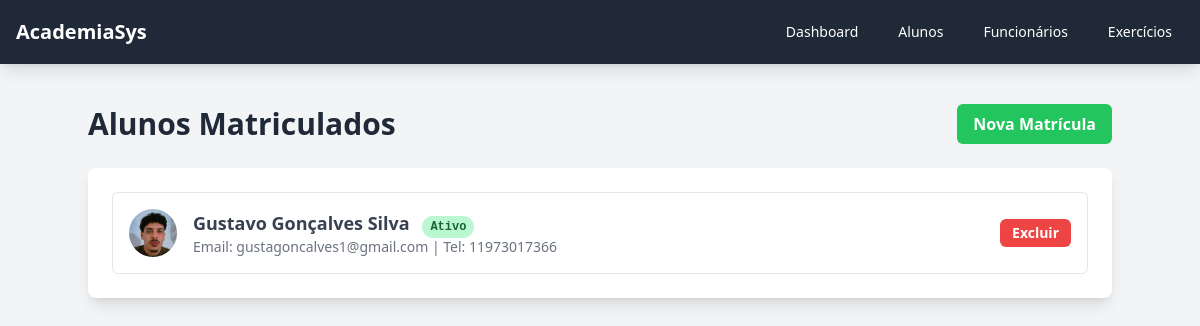
Before: /alunos with the older database file.
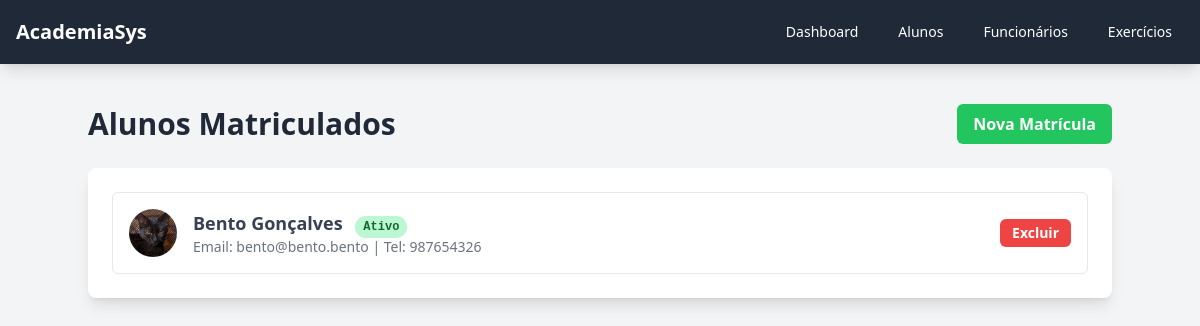
After: the same page with the newer database file.
### app.py (models this page shows)
class Aluno(db.Model):
    __tablename__ = 'alunos'
    id = db.Column(db.Integer, primary_key=True)
    nome = db.Column(db.String(100), nullable=False)
    foto = db.Column(db.String(100), nullable=True, default='default.png')
    cpf = db.Column(db.String(14), unique=True, nullable=False)
    data_nascimento = db.Column(db.String(10), nullable=False)
    endereco = db.Column(db.String(200), nullable=True)
    cidade = db.Column(db.String(100), nullable=True)
    estado = db.Column(db.String(2), nullable=True)
    cep = db.Column(db.String(9), nullable=True)
    telefone = db.Column(db.String(20), nullable=True)
    email = db.Column(db.String(100), unique=True, nullable=True)
    data_matricula = db.Column(db.String(10), nullable=True)
    status = db.Column(db.String(10), default= 'Ativo', nullable=False)
    treinos = db.relationship('Treino', back_populates='aluno', lazy=True, cascade="all, delete-orphan")

### app.py (the view)
@app.route('/alunos')
def lista_alunos():
    alunos = Aluno.query.order_by(Aluno.nome).all()
    return render_template('lista_alunos.html', alunos=alunos)

### templates/lista_alunos.html (shortened to what this page needs)
{% extends 'base.html' %}
{% block content %}
<div class="max-w-5xl mx-auto">
    <div class="flex justify-between items-center mb-6">
        <h1 class="text-3xl font-bold text-gray-800">Alunos Matriculados</h1>
        <a href="{{ url_for('novo_aluno') }}" class="bg-green-500 text-white font-semibold py-2 px-4 rounded-md hover:bg-green-600 transition-colors">
            Nova Matrícula
        </a>
    </div>
    <div class="bg-white p-6 shadow-lg rounded-lg">
        <ul class="space-y-4">
            {% for aluno in alunos %}
                <li class="p-4 border rounded-md flex items-center">
                    <img src="{{ url_for('static', filename='uploads/' + aluno.foto) }}" alt="Foto de {{ aluno.nome }}" class="w-12 h-12 rounded-full object-cover mr-4">
                    <div class="flex-grow">
                        <a href="{{ url_for('perfil_aluno', aluno_id=aluno.id) }}" class="hover:underline">
                            <p class="font-semibold text-lg text-gray-700">{{ aluno.nome }} <span class="text-xs font-mono px-2 py-1 rounded-full ml-2 {{ 'bg-green-200 text-green-800' if aluno.status == 'Ativo' else 'bg-red-200 text-red-800' }}">{{ aluno.status }}</span></p>
                        </a>
                        <p class="text-sm text-gray-500">Email: {{ aluno.email or 'N/A' }} | Tel: {{ aluno.telefone or 'N/A' }}</p>
                    </div>
                    <form action="{{ url_for('excluir_aluno', aluno_id=aluno.id) }}" method="post" class="ml-4" onsubmit="return confirm('Tem certeza?');">
                        <button type="submit" class="bg-red-500 hover:bg-red-700 text-white font-bold py-1 px-3 rounded-md text-sm">
                            Excluir
                        </button>
                    </form>
                </li>
            {% else %}
                <li class="text-gray-500 text-center py-4">Nenhum aluno cadastrado.</li>
            {% endfor %}
        </ul>
    </div>
</div>
{% endblock %}

Changed rows visible on the page:
changed Aluno "Ativo": foto: a different picture; nome "Gustavo Gonçalves Silva" → "Bento Gonçalves"; email "gustagoncalves1@gmail.com" → "bento@bento.bento"; telefone "11973017366" → "987654326"
